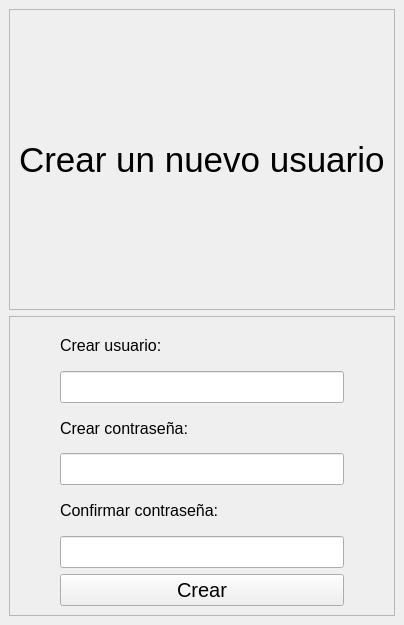
<?xml version="1.0" encoding="UTF-8"?>
<ui version="4.0">
 <class>MainWindow</class>
 <widget class="QMainWindow" name="MainWindow">
  <property name="geometry">
   <rect>
    <x>0</x>
    <y>0</y>
    <width>402</width>
    <height>625</height>
   </rect>
  </property>
  <property name="windowTitle">
   <string>MainWindow</string>
  </property>
  <widget class="QWidget" name="centralwidget">
   <layout class="QVBoxLayout" name="verticalLayout">
    <item>
     <widget class="QFrame" name="frame">
      <property name="layoutDirection">
       <enum>Qt::LeftToRight</enum>
      </property>
      <property name="frameShape">
       <enum>QFrame::StyledPanel</enum>
      </property>
      <property name="frameShadow">
       <enum>QFrame::Raised</enum>
      </property>
      <layout class="QVBoxLayout" name="verticalLayout_2">
       <item alignment="Qt::AlignHCenter">
        <widget class="QLabel" name="label">
         <property name="font">
          <font>
           <pointsize>26</pointsize>
          </font>
         </property>
         <property name="text">
          <string>Crear un nuevo usuario</string>
         </property>
        </widget>
       </item>
      </layout>
     </widget>
    </item>
    <item>
     <widget class="QFrame" name="frame_2">
      <property name="frameShape">
       <enum>QFrame::StyledPanel</enum>
      </property>
      <property name="frameShadow">
       <enum>QFrame::Raised</enum>
      </property>
      <layout class="QVBoxLayout" name="verticalLayout_3">
       <property name="leftMargin">
        <number>50</number>
       </property>
       <property name="rightMargin">
        <number>50</number>
       </property>
       <item>
        <widget class="QLabel" name="label_2">
         <property name="font">
          <font>
           <pointsize>12</pointsize>
          </font>
         </property>
         <property name="text">
          <string>Crear usuario:</string>
         </property>
        </widget>
       </item>
       <item>
        <widget class="QLineEdit" name="txtUsuario">
         <property name="font">
          <font>
           <pointsize>15</pointsize>
          </font>
         </property>
        </widget>
       </item>
       <item>
        <widget class="QLabel" name="label_3">
         <property name="font">
          <font>
           <pointsize>12</pointsize>
          </font>
         </property>
         <property name="text">
          <string>Crear contraseña:</string>
         </property>
        </widget>
       </item>
       <item>
        <widget class="QLineEdit" name="txtPassword">
         <property name="font">
          <font>
           <pointsize>15</pointsize>
          </font>
         </property>
        </widget>
       </item>
       <item>
        <widget class="QLabel" name="label_4">
         <property name="font">
          <font>
           <pointsize>12</pointsize>
          </font>
         </property>
         <property name="text">
          <string>Confirmar contraseña:</string>
         </property>
        </widget>
       </item>
       <item>
        <widget class="QLineEdit" name="txtConfirmarCon">
         <property name="font">
          <font>
           <pointsize>15</pointsize>
          </font>
         </property>
        </widget>
       </item>
       <item>
        <widget class="QPushButton" name="btnRegistrar">
         <property name="font">
          <font>
           <pointsize>15</pointsize>
          </font>
         </property>
         <property name="text">
          <string>Crear</string>
         </property>
        </widget>
       </item>
      </layout>
     </widget>
    </item>
   </layout>
  </widget>
 </widget>
 <resources/>
 <connections/>
</ui>
